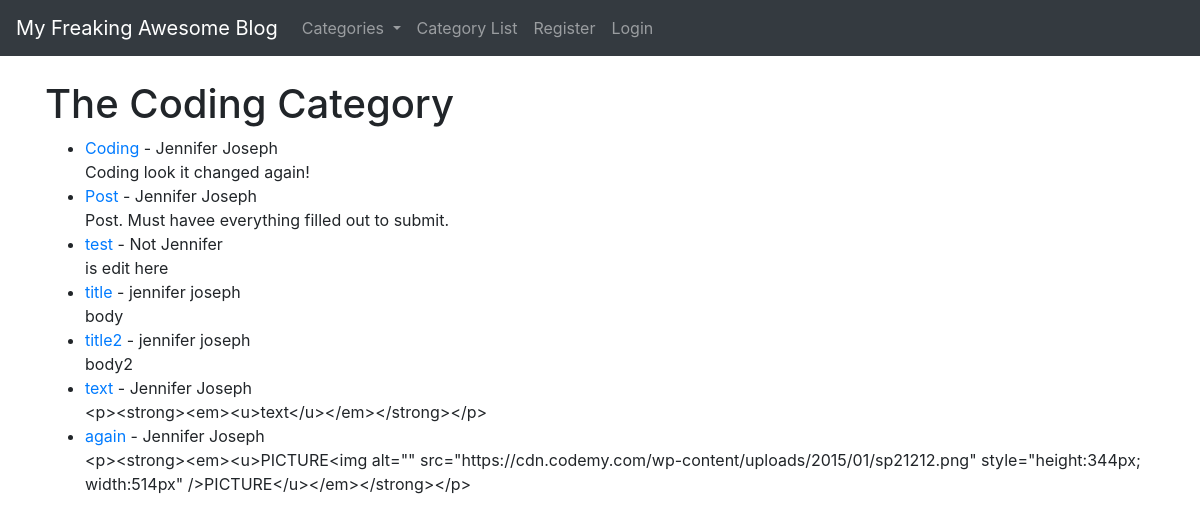
Before: /category/Coding with the older database file.
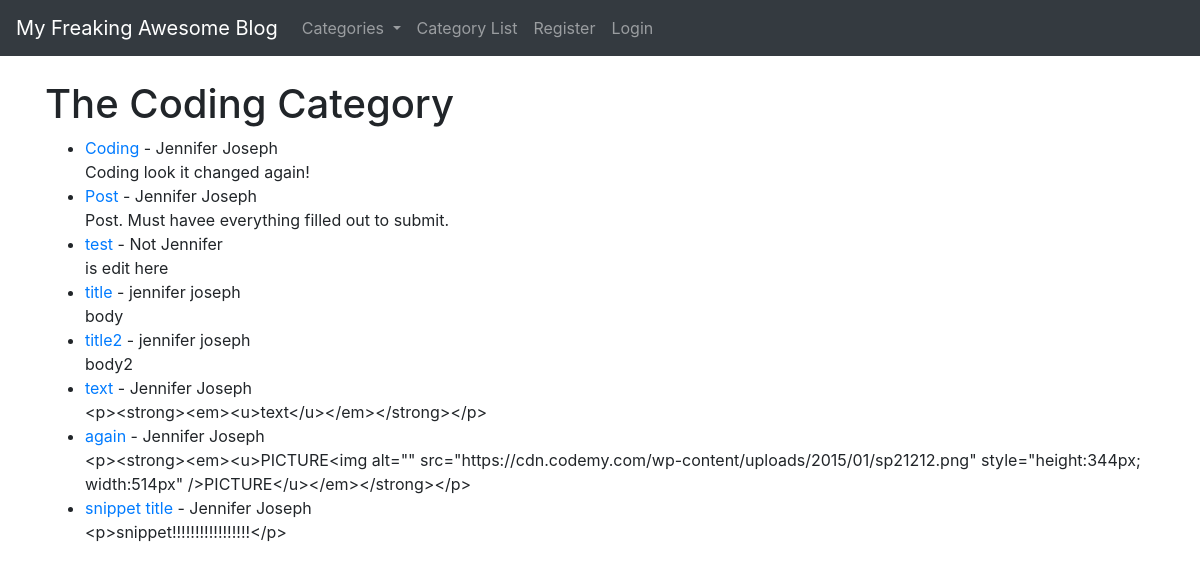
After: the same page with the newer database file.
### tutorialblog/models.py (models this page shows, shortened)
class Post(models.Model):
    title = models.CharField(max_length = 255)
    title_tag = models.CharField(max_length = 255)#, default = "My Freaking Awesome Blog")
    author = models.ForeignKey(User, on_delete = models.CASCADE) # deletes blog post from a user that has been deleted
    category = models.CharField(max_length = 255, default = 'uncategorized')
    body = RichTextField(blank = True, null = True) # always migrate when you change models
    post_date = models.DateField(auto_now_add=True) # will happen automatically when new blog posts are created
    snippet = models.CharField(max_length = 255)
    likes = models.ManyToManyField(User, related_name = 'blog_post')

### tutorialblog/views.py (the view)
# urls.py: path('category/<str:cats>', CategoryView, name = "category"),  #<> will have the category that it is; note we name it cats here, and then have to use this name in CategoryView
def CategoryView(request, cats): # remember this (cats) is what we named it on the urls.py file; it is a string variable, the cats that gets passed is now going to have a - from our html...
    category_posts = Post.objects.filter(category=cats.replace('-',' '))    # so we use a little bit of python to replace all - with a space
    cat_menu_list = Category.objects.all()
    return render(request, 'categories.html', {'cats': cats.title().replace('-',' '), 'category_posts':category_posts, 'cat_menu_list':cat_menu_list}) #.title makes it cap

### tutorialblog/models.py (called while the page is built)
    def __str__(self):
        return self.name #lets us see category name on the admin back end

### tutorialblog/templates/categories.html (shortened to what this page needs)
{% extends 'base.html' %}
{% block content %}
{% if category_posts %}
    <h1>The {{ cats }} Category</h1>
    <ul>
    {% for post in category_posts %}
        <li> <a href = "{% url 'article-detail' post.pk %}"> {{post.title}}</a> - {{post.author.first_name}} {{post.author.last_name}}
            <br>
            {{ post.body }}
        </li>
    {% endfor %}
    </ul>
{% else %}
<h1>This page does not exist</h1>
{% endif %}
{% endblock %}

Changed rows visible on the page:
added Post: title "snippet title", author.first_name "Jennifer", author.last_name "Joseph", body "<p>snippet!!!!!!!!!!!!!!!!!</p>"
